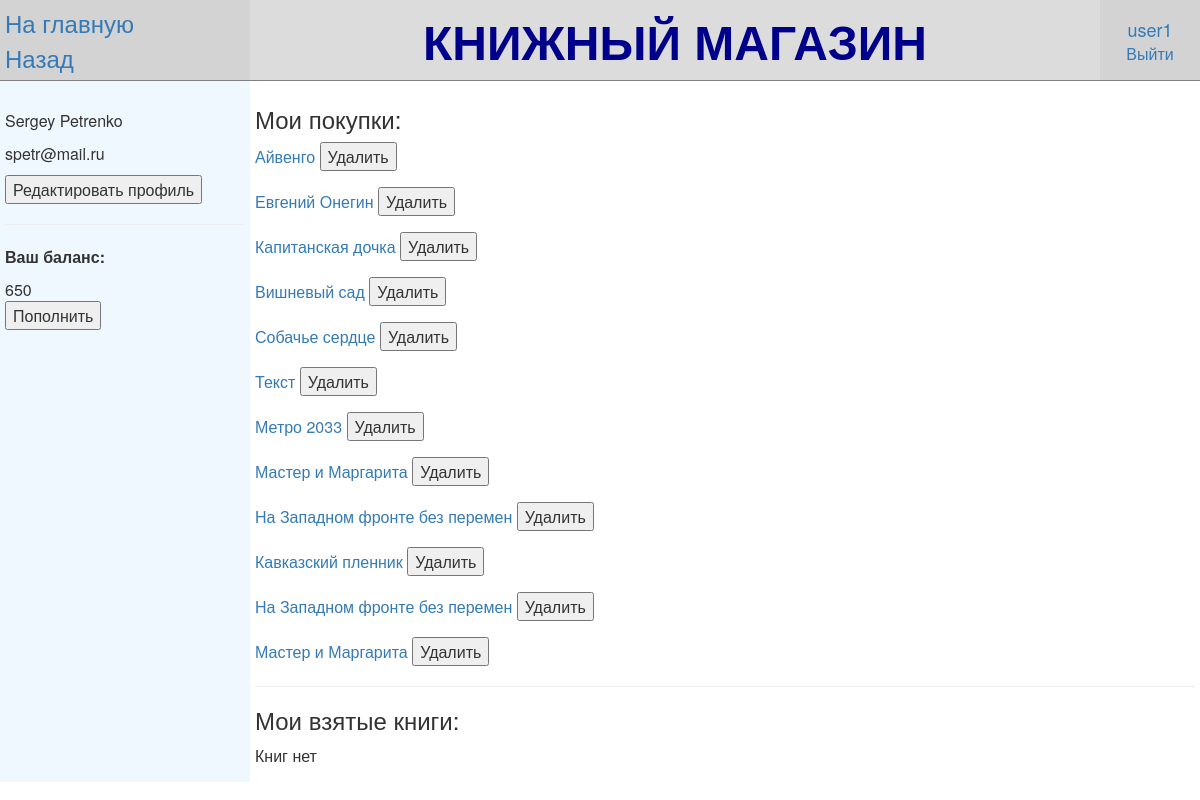
Screenshot of /profile/ (signed in) with the database file from the repository.
### bookstore_app/models.py (models this page shows, shortened)
class UserMoney(models.Model):
    user=models.OneToOneField(User, on_delete=models.CASCADE)
    money=models.IntegerField(default=0, validators=[MinValueValidator(0), MaxValueValidator(2147483647)], null=True, verbose_name="Баланс")

class Buy (models.Model):
    user=models.ForeignKey(User, on_delete=models.SET_NULL, null=True)
    book=models.ForeignKey(Book, on_delete=models.SET_NULL, null=True)

class Book (models.Model):
    title=models.CharField(max_length=100, verbose_name="Название")
    image=models.ImageField(upload_to='media/', blank=True, null=True, verbose_name="Изображение")
    summary=models.TextField(max_length=500, blank=True, null=True, verbose_name="Описание")
    author=models.ForeignKey(Author, on_delete=models.SET_NULL, null=True, verbose_name="Автор")
    genre=models.ManyToManyField(Genre, verbose_name="Жанр")
    language=models.ForeignKey(Language, on_delete=models.SET_NULL, null=True, verbose_name="Язык")
    price=models.IntegerField(validators=[MinValueValidator(0), MaxValueValidator(2147483647)], null=True, verbose_name="Стоимость")
    count=models.IntegerField(validators=[MinValueValidator(0), MaxValueValidator(2147483647)], null=True, verbose_name="Количество")
    def __str__(self):
        return self.title
    class Meta:
        ordering=["title"]
    def get_absolute_url(self):
        return reverse ("book_info", args=[str(self.id)])

### bookstore_app/views.py (the view)
# urls.py: path('profile/', views.profileuser, name='profile'),
@login_required(login_url='login')
def profileuser(request):
    buys=Buy.objects.filter(user=request.user)
    rents=Rent.objects.filter(user=request.user)
    money=UserMoney.objects.get(user=request.user)
    return render (request, "profile.html",
        context={
        "buys": buys,
        "rents": rents,
        "money": money,
        })

### bookstore_app/templates/profile.html (shortened to what this page needs)
{%extends "base_template.html"%}
{%block navigate%}
<form action="{% url 'user_update' %}">
    <p>{{user.first_name}} {{user.last_name}}</p>
    <p>{{user.email}}</p>
    <p><input type="submit" value="Редактировать профиль" name="butuserupdate"/></p>
</form>
<hr>
<form action="{% url 'money_plus' %}" method="get">
    <p><b>Ваш баланс:</b></p>
    {{money.money}}
    <p><input type="submit" value="Пополнить" name="butmoney"/></p>
</form>
{%endblock%}
{%block view%}
    <h3>Мои покупки:</h3>
        {%if buys%}
            {%for item in buys%}
            <form action="{% url 'buydelete' item.id%}" method="post">
                <p><a href="{{item.book.get_absolute_url}}">{{item.book}}</a>    <input type="submit" value="Удалить" name="butdelete"/></p>
            </form>
            {%endfor%}
        {%else%}
            <p>Покупок нет</p>
        {%endif%}
        <hr>
        <h3>Мои взятые книги:</h3>
        {%if rents%}
            {%for item in rents%}
            <form action="{% url 'bookreturn' item.id%}" method="post">
                {% csrf_token %}
                {%if item.day_of_return > 0%}
                    <p><a href="{{item.book.get_absolute_url}}">{{item.book}}</a>    (осталось {{item.day_of_return}} дней)  <input type="submit" value="Вернуть" name="butreturn"/></p>
                {%elif item.day_of_return == 0%}
                    <p><a href="{{item.book.get_absolute_url}}">{{item.book}}</a>    (вернуть сегодня)  <input type="submit" value="Вернуть" name="butreturn"/></p>
                {%elif item.day_of_return < 0%}
                    <p><a href="{{item.book.get_absolute_url}}">{{item.book}}</a>    <font color="red">просрочена!</font>  <input type="submit" value="Вернуть" name="butreturn"/></p>
                {%endif%}
            </form>
            {%endfor%}
        {%else%}
            <p>Книг нет</p>
        {%endif%}
{%endblock%}

### bookstore_app/templates/base_template.html (shortened to what this page needs)
{% load static %}
<html>
    <head>
        <link rel="stylesheet" href="https://maxcdn.bootstrapcdn.com/bootstrap/3.3.7/css/bootstrap.min.css">
        <link rel="stylesheet" href="{% static 'css/styles.css' %}">
    </head>
    <body>
        <table width="100%" heigt="100%" frame="void" rules="rows">
            <tr bgcolor="Gainsboro">
                <td width="250" bgcolor="Lightgrey">
                    <a href="{% url 'index' %}"><font size="5">На главную</font></a><br>
                    <a href="{{request.META.HTTP_REFERER}}"><font size="5">Назад</font></a>
                </td>
                <td align="center" valign="middle">
                    <font size="10" color="DarkBlue"><b>КНИЖНЫЙ МАГАЗИН</b></font>
                </td>
                <td width="100" height="10" align="center" bgcolor="Lightgrey" >
                {%block login%}
                    {%if user.is_authenticated%}
                        {%if user.is_staff%}
                            <div><a href="/admin/"><font size="4">{{user.get_username}}</font></a></div>
                        {%else%}
                            {% for group in request.user.groups.all %}
                                {%if group.name == 'clients'%}
                                    <div><a href="{% url 'profile' %}"><font size="4">{{user.get_username}}</font></a></div>
                                {%elif group.name == 'workers'%}
                                    <div><a href="{% url 'worker' %}"><font size="4">{{user.get_username}}</font></a></div>
                                {%endif%}
                            {%endfor%}
                        {%endif%}
                        <a href="{% url 'logout' %}">Выйти</a>
                    {%else%}
                        <a href="{% url 'login' %}">Войти</a>
                        <a href="{% url 'register' %}">Регистрация</a>
                    {%endif%}
                {%endblock%}
                </td>
            </tr>
            <tr>
                <td height="100%" valign="top" bgcolor="AliceBlue">
                    <br>
                    {%block navigate%}
                    {%endblock%}
                </td>
                <td colspan="2">
                    {%block view%}
                    {%endblock%}
                </td>
            </tr>
        </table>
    </body>
</html>

### bookstore_app/static/css/styles.css (style rules this page uses)
body { background-color:rgb(255, 255, 255); }
td { padding: 5px; }

### rows the page displays
UserMoney: money "650"
Buy: book "Айвенго"
Buy: book "Евгений Онегин"
Buy: book "Капитанская дочка"
Buy: book "Вишневый сад"
Buy: book "Собачье сердце"
Buy: book "Текст"
Buy: book "Метро 2033"
Buy: book "Мастер и Маргарита"
Buy: book "На Западном фронте без перемен"
Buy: book "Кавказский пленник"
Buy: book "На Западном фронте без перемен"
Buy: book "Мастер и Маргарита"

### other values shown
{{ user.get_username }} "user1"
{{ user.first_name }} "Sergey"
{{ user.last_name }} "Petrenko"
{{ user.email }} "spetr@mail.ru"
